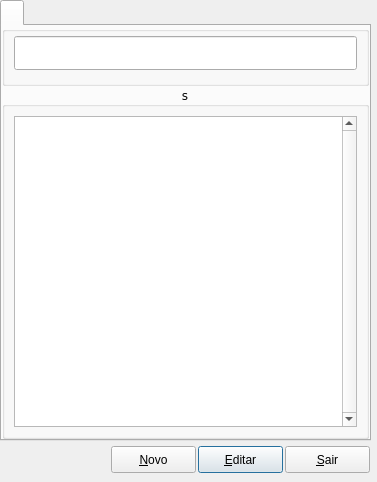
<?xml version="1.0" encoding="UTF-8"?>
<ui version="4.0">
 <class>Managerveicname</class>
 <widget class="QDialog" name="Managerveicname">
  <property name="geometry">
   <rect>
    <x>0</x>
    <y>0</y>
    <width>377</width>
    <height>482</height>
   </rect>
  </property>
  <property name="windowTitle">
   <string/>
  </property>
  <widget class="QTabWidget" name="tabWidget">
   <property name="geometry">
    <rect>
     <x>0</x>
     <y>0</y>
     <width>371</width>
     <height>441</height>
    </rect>
   </property>
   <property name="font">
    <font>
     <family>Verdana</family>
     <pointsize>8</pointsize>
    </font>
   </property>
   <property name="focusPolicy">
    <enum>Qt::NoFocus</enum>
   </property>
   <property name="currentIndex">
    <number>0</number>
   </property>
   <widget class="QWidget" name="tab">
    <attribute name="title">
     <string/>
    </attribute>
    <layout class="QGridLayout" name="gridLayout_2">
     <property name="leftMargin">
      <number>0</number>
     </property>
     <property name="topMargin">
      <number>0</number>
     </property>
     <property name="rightMargin">
      <number>0</number>
     </property>
     <property name="bottomMargin">
      <number>0</number>
     </property>
     <property name="spacing">
      <number>0</number>
     </property>
     <item row="1" column="0">
      <widget class="QGroupBox" name="groupBoxItens">
       <property name="font">
        <font>
         <family>Verdana</family>
         <pointsize>9</pointsize>
         <weight>50</weight>
         <bold>false</bold>
        </font>
       </property>
       <property name="title">
        <string>s</string>
       </property>
       <property name="alignment">
        <set>Qt::AlignCenter</set>
       </property>
       <layout class="QHBoxLayout" name="horizontalLayout_4">
        <item>
         <widget class="QRadTableViewSearch" name="tableViewSearch">
          <property name="font">
           <font>
            <family>Verdana</family>
            <pointsize>8</pointsize>
           </font>
          </property>
          <property name="focusPolicy">
           <enum>Qt::NoFocus</enum>
          </property>
          <property name="styleSheet">
           <string notr="true">selection-background-color: rgba(102, 176, 239, 75%); selection-color: rgb(255, 255, 255);</string>
          </property>
          <property name="verticalScrollBarPolicy">
           <enum>Qt::ScrollBarAlwaysOn</enum>
          </property>
          <property name="selectionBehavior">
           <enum>QAbstractItemView::SelectRows</enum>
          </property>
          <property name="sortingEnabled">
           <bool>true</bool>
          </property>
          <attribute name="horizontalHeaderMinimumSectionSize">
           <number>20</number>
          </attribute>
          <attribute name="verticalHeaderVisible">
           <bool>false</bool>
          </attribute>
          <attribute name="verticalHeaderMinimumSectionSize">
           <number>18</number>
          </attribute>
         </widget>
        </item>
       </layout>
      </widget>
     </item>
     <item row="0" column="0">
      <widget class="QGroupBox" name="groupBox_2">
       <property name="minimumSize">
        <size>
         <width>0</width>
         <height>60</height>
        </size>
       </property>
       <property name="maximumSize">
        <size>
         <width>16777215</width>
         <height>60</height>
        </size>
       </property>
       <property name="font">
        <font>
         <family>Verdana</family>
         <pointsize>9</pointsize>
         <weight>75</weight>
         <bold>true</bold>
        </font>
       </property>
       <property name="title">
        <string/>
       </property>
       <property name="alignment">
        <set>Qt::AlignHCenter|Qt::AlignTop</set>
       </property>
       <layout class="QHBoxLayout" name="horizontalLayout">
        <property name="spacing">
         <number>6</number>
        </property>
        <property name="leftMargin">
         <number>9</number>
        </property>
        <property name="topMargin">
         <number>0</number>
        </property>
        <property name="rightMargin">
         <number>9</number>
        </property>
        <property name="bottomMargin">
         <number>9</number>
        </property>
        <item>
         <widget class="QRadLineEditFakeEnter" name="lineEditSearch">
          <property name="minimumSize">
           <size>
            <width>0</width>
            <height>34</height>
           </size>
          </property>
          <property name="maximumSize">
           <size>
            <width>16777215</width>
            <height>34</height>
           </size>
          </property>
          <property name="font">
           <font>
            <family>Verdana</family>
            <pointsize>18</pointsize>
           </font>
          </property>
         </widget>
        </item>
       </layout>
      </widget>
     </item>
    </layout>
   </widget>
  </widget>
  <widget class="QPushButton" name="PshBtnEditar">
   <property name="geometry">
    <rect>
     <x>198</x>
     <y>446</y>
     <width>85</width>
     <height>27</height>
    </rect>
   </property>
   <property name="text">
    <string>&amp;Editar</string>
   </property>
  </widget>
  <widget class="QPushButton" name="PshBtnNovo">
   <property name="geometry">
    <rect>
     <x>111</x>
     <y>446</y>
     <width>85</width>
     <height>27</height>
    </rect>
   </property>
   <property name="text">
    <string>&amp;Novo</string>
   </property>
  </widget>
  <widget class="QPushButton" name="PshBtnSair">
   <property name="geometry">
    <rect>
     <x>285</x>
     <y>446</y>
     <width>85</width>
     <height>27</height>
    </rect>
   </property>
   <property name="text">
    <string>&amp;Sair</string>
   </property>
  </widget>
 </widget>
 <customwidgets>
  <customwidget>
   <class>QRadLineEditFakeEnter</class>
   <extends>QLineEdit</extends>
   <header location="global">qradlineeditfakeenter.h</header>
  </customwidget>
  <customwidget>
   <class>QRadTableViewSearch</class>
   <extends>QTableView</extends>
   <header>qradtableviewsearch.h</header>
  </customwidget>
 </customwidgets>
 <resources/>
 <connections/>
</ui>
